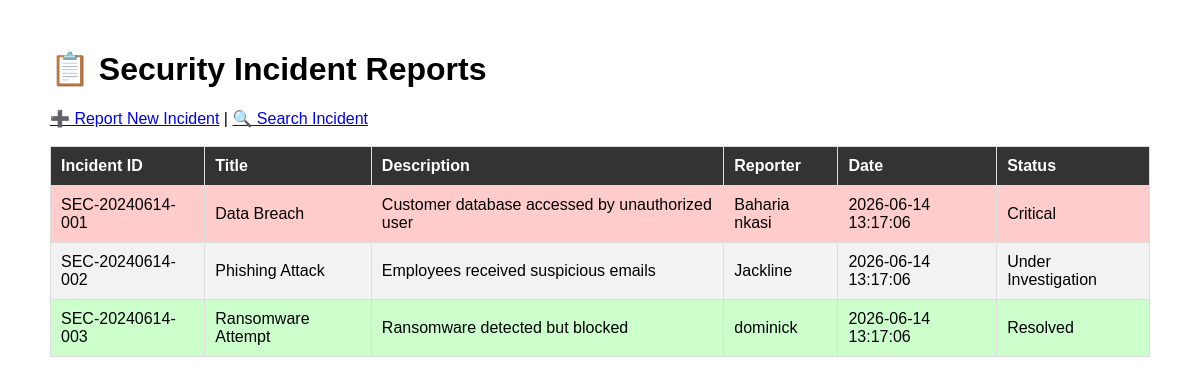
The app's page /display.php, older data.
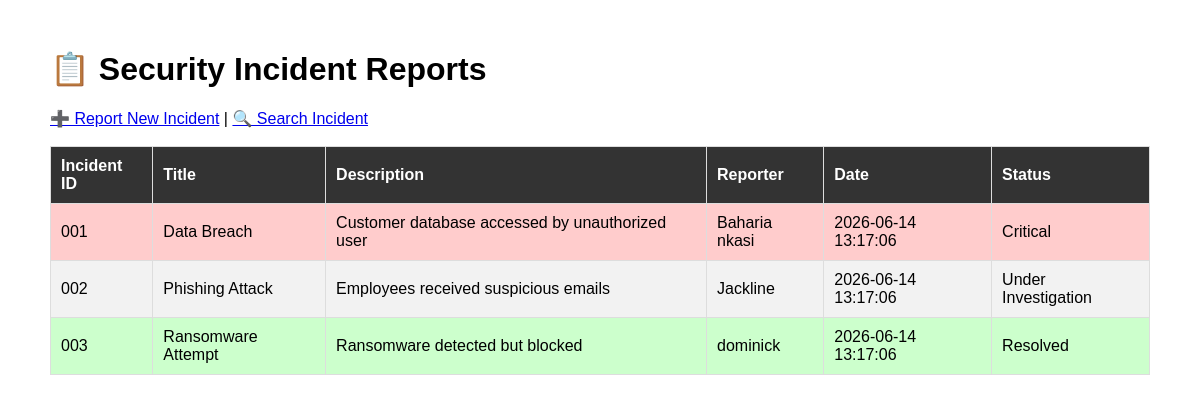
The same page, newer data.
### tables this page shows
CREATE TABLE IF NOT EXISTS incidents (
    id INT AUTO_INCREMENT PRIMARY KEY,
    incident_id VARCHAR(50) UNIQUE NOT NULL,
    title VARCHAR(200) NOT NULL,
    description TEXT NOT NULL,
    reporter VARCHAR(100) NOT NULL,
    date_reported DATETIME NOT NULL,
    status ENUM('Under Investigation', 'Critical', 'Resolved', 'Closed') DEFAULT 'Under Investigation'
);

### display.php (the view, shortened to what this page needs)
<?php
$conn = new mysqli('localhost', 'root', '', 'incident_db');
$sql = "SELECT * FROM incidents ORDER BY date_reported DESC";
$result = $conn->query($sql);
?>
<!DOCTYPE html>
<html>
<head>
</head>
<body>
    <h1>📋 Security Incident Reports</h1>
    <a href="register.php">➕ Report New Incident</a> |
    <a href="search.php">🔍 Search Incident</a>
    <br><br>
    <table>
        <thead>
            <tr><th>Incident ID</th><th>Title</th><th>Description</th><th>Reporter</th><th>Date</th><th>Status</th></tr>
        </thead>
        <tbody>
            <?php
            if ($result->num_rows > 0) {
                while($row = $result->fetch_assoc()) {
                    $status_class = "";
                    if ($row['status'] == "Critical") $status_class = "status-critical";
                    elseif ($row['status'] == "Under Investigation") $status_class = "status-investigation";
                    elseif ($row['status'] == "Resolved") $status_class = "status-resolved";
                    echo "<tr class='$status_class'>";
                    echo "<td>" . $row['incident_id'] . "</td>";
                    echo "<td>" . $row['title'] . "</td>";
                    echo "<td>" . $row['description'] . "</td>";
                    echo "<td>" . $row['reporter'] . "</td>";
                    echo "<td>" . $row['date_reported'] . "</td>";
                    echo "<td>" . $row['status'] . "</td>";
                    echo "</tr>";
                }
            } else {
                echo "<tr><td colspan='6'>No incidents reported yet.</td></tr>";
            }
            ?>
        </tbody>
    </table>
</body>
</html>

### display.php (style rules this page uses)
body { font-family: Arial; margin: 50px; }
table { width: 100%; border-collapse: collapse; }
th, td { border: 1px solid #ddd; padding: 10px; text-align: left; }
th { background: #333; color: white; }
tr:nth-child(even) { background: #f2f2f2; }
.status-critical { background: #ffcccc; }
.status-investigation { background: #ffffcc; }
.status-resolved { background: #ccffcc; }

Row changes from the older to the newer data that the page shows:
changed incidents "Data Breach": incident "SEC-20240614-001" → "001"
changed incidents "Phishing Attack": incident "SEC-20240614-002" → "002"
changed incidents "Ransomware Attempt": incident "SEC-20240614-003" → "003"
